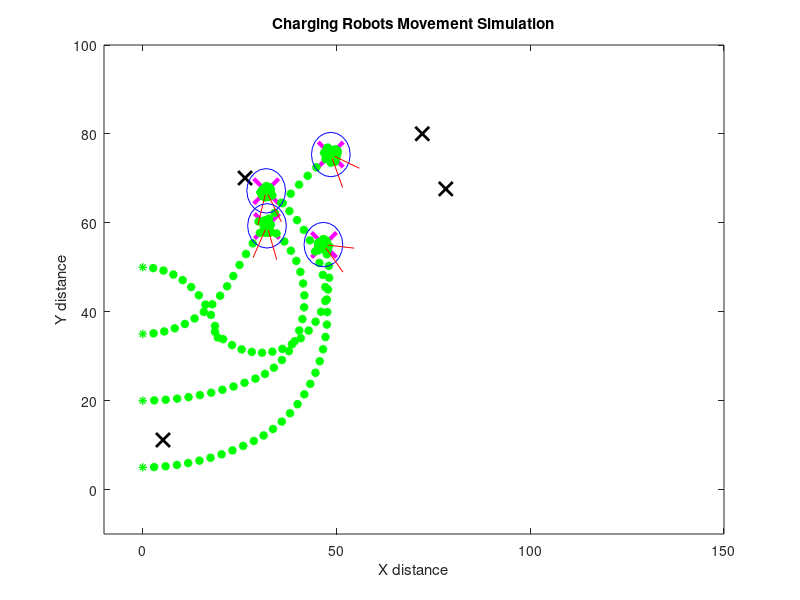

MATLAB code to generate this figure:
% works for four charging robots and four sensor nodes. initial locations for charging robots and sensor nodes are randomized.
% current location and final location are constantly moving and are independent
% current location is constantly finding final location for each iteration until current 
% location is within a specified radius of of the final location. Does not take into account assignment algorithm

%% Initialization

initX = zeros(4,1);
initY = zeros(4,1);
Theta = zeros(4,1);
finalX = zeros(4,1);
finalY = zeros(4,1);
distanceToGoal = zeros(4,1);
vLeft = zeros(4);
vRight = zeros(4);
circ = zeros(1,4);
ang1 = zeros(1,4);
ang2 = zeros(1,4);

%% Parameters
rad = 5;
mag = 8;
wheelDist = 5;
goalRadius = 0.2;
throttle = 127;
slowdown = 0.6;
counter = 0;
t = 0.04; %time driving at these velocities
vmax = throttle*slowdown;
%% Charging Robots
%initial location of four charging robots. randomized. all of them have one orientation
for init=1:4
    initX(init) = 0;
    initY(init) = (rad*init) + 2*rad*(init-1);
    Theta(init) = 0;
end
CurrentLocation = [initX,initY];
CurrentPose = [CurrentLocation Theta];
%% Sensor Node
%initial location of four sensor nodes. randomized. for this program orientation of sensor nodes not important
for fin = 1:4
    finalX(fin) = 5 + 85*rand;
    finalY(fin) = 5 + 85*rand;
end
Goal = [finalX,finalY]
% calculates distance between charging robot and sensor node. 
% charging robot and sensor node are assigned to each other such that charging robot 1 -> sensor node 1, 
% charging robot 2 -> sensor node 2,...
for dist=1:4
    distanceToGoal(dist) = norm(CurrentLocation(dist,:) - Goal(dist,:));
end
plot(Goal(:,1),Goal(:,2),'xk','LineWidth',2,'MarkerSize',10);
%% Draw Robot
hold on
title('Charging Robots Movement Simulation');
xlabel('X distance');
ylabel('Y distance');
xlim([-10 150])
ylim([-10 100])
angs = 0:pi/10:2*pi;
for sim=1:4
    x = CurrentPose(sim,1) + rad*cos(angs);
    y = CurrentPose(sim,2) + rad*sin(angs);
    circ(sim) = plot(x,y,'b');
    angx1 = [CurrentPose(sim,1), CurrentPose(sim,1)+mag*cos(CurrentPose(sim,3)+ pi + pi/8)];
    angy1 = [CurrentPose(sim,2), CurrentPose(sim,2)+mag*sin(CurrentPose(sim,3)+ pi + pi/8)];
    angx2 = [CurrentPose(sim,1), CurrentPose(sim,1)+mag*cos(CurrentPose(sim,3)+ pi - pi/8)];
    angy2 = [CurrentPose(sim,2), CurrentPose(sim,2)+mag*sin(CurrentPose(sim,3)+ pi - pi/8)]; 
    ang1(sim) = plot(angx1,angy1,'r');
    ang2(sim) = plot(angx2,angy2,'r');
    plot(CurrentPose(sim,1),CurrentPose(sim,2),'-*g','LineWidth',1);
end








while ((distanceToGoal(1) > goalRadius) || (distanceToGoal(2) > goalRadius) || (distanceToGoal(3) > goalRadius) || (distanceToGoal(4) > goalRadius)) 
    %% pseudocode
    % distance to goal already calculated
    % calculate required curvature of charging robot to go to Goal
    % charging robot go to location
    % look at updated Goal
    % if Goal is not updated, continue moving towards Goal
    % if Goal is changed, compute distanceToGoal
    counter = counter + 1;
    for bot=1:4
        dx = Goal(bot,1) - CurrentPose(bot,1);
        dy = Goal(bot,2) - CurrentPose(bot,2);
        theta = -(CurrentPose(bot,3) - pi/2);
        tx = dx*cos(theta) - dy*sin(theta);
        ty = dx*sin(theta) + dy*cos(theta);
        if abs(tx) < 0.005*distanceToGoal(bot) && ty > 0
            vRight(bot) = vmax;
            vLeft(bot) = vRight(bot);
            %angVel = 0; %angVel is not necessary for the robots. ignore all instances
        elseif abs(tx) < distanceToGoal(bot) && ty < 0
            if tx > 0
                vLeft(bot) = 1;
                vRight(bot) = -vmax;
                %angVel = (vRight - vLeft) / wheelDist;
            else 
                vLeft(bot) = -vmax;
                vRight(bot) = 1;
                %angVel = (vRight - vLeft) / wheelDist;
            end
        else
            r = distanceToGoal(bot)^2 / (2*abs(tx));
            if tx > 0
                vLeft(bot) = vmax;
                vRight(bot) = vmax*(r - wheelDist/2)/(r + wheelDist/2);
                %angVel = (vRight - vLeft) / wheelDist
            else
                vLeft(bot) = vmax*(r - wheelDist/2)/(r + wheelDist/2);
                vRight(bot) = vmax;
                %angVel = (vRight - vLeft) / wheelDist;
            end
        
        end
        % update location calculation since no camera input
        vSum = vLeft(bot)+vRight(bot);
        vDiff = vRight(bot)-vLeft(bot);
        Theta(bot) = CurrentPose(bot,3) + vDiff*t/wheelDist;
        if(vDiff==0)
            CurrentLocation(bot,1) = vRight(bot)*t*cos(CurrentPose(bot,3)) + CurrentPose(bot,1);
            CurrentLocation(bot,2) = vLeft(bot)*t*sin(CurrentPose(bot,3)) + CurrentPose(bot,2);
        else
            CurrentLocation(bot,1) = CurrentLocation(bot,1) + wheelDist*vSum/(2*vDiff)*(sin((vDiff)*t/wheelDist + CurrentPose(bot,3)) - sin(CurrentPose(bot,3)));
            CurrentLocation(bot,2) = CurrentLocation(bot,2) - wheelDist*vSum/(2*vDiff)*(cos((vDiff)*t/wheelDist + CurrentPose(bot,3)) - cos(CurrentPose(bot,3)));
        end
            
        
        
    end
    
    % should check location of Goal somewhere here. If Goal is the same
    % then continue. If not compute new distanceToGoal
    % The if statements is just a crude method to get Goal to move in different
    % locations. For our purposes, this chunk of code will be replace by a
    % shorter code that gets information about the coordinates of the
    % sensor nodes from the camera
    
    
    CurrentPose = [CurrentLocation Theta]
    pause(0.6)
    delete(circ)
    delete(ang1)
    delete(ang2)
    hold on


    for sim=1:4
        x = CurrentPose(sim,1) + rad*cos(angs);
        y = CurrentPose(sim,2) + rad*sin(angs);
        circ(sim) = plot(x,y,'b');
        angx1 = [CurrentPose(sim,1), CurrentPose(sim,1)+mag*cos(CurrentPose(sim,3)+ pi + pi/8)];
        angy1 = [CurrentPose(sim,2), CurrentPose(sim,2)+mag*sin(CurrentPose(sim,3)+ pi + pi/8)];
        angx2 = [CurrentPose(sim,1), CurrentPose(sim,1)+mag*cos(CurrentPose(sim,3)+ pi - pi/8)];
        angy2 = [CurrentPose(sim,2), CurrentPose(sim,2)+mag*sin(CurrentPose(sim,3)+ pi - pi/8)]; 
        ang1(sim) = plot(angx1,angy1,'r');
        ang2(sim) = plot(angx2,angy2,'r');
        plot(CurrentPose(sim,1),CurrentPose(sim,2),'-*g','LineWidth',2);
    end
    
    
        

      
       
     
        if counter == 10 
            for new = 1:4
                finalX(new) = 5 + 85*rand;
                finalY(new) = 5 + 85*rand;
            end
            Goal = [finalX, finalY];
            plot(Goal(:,1),Goal(:,2),'mx','LineWidth',3,'MarkerSize',18);
        end
        
        
       for len=1:4
            distanceToGoal(len) = norm(CurrentPose(len,1:2) - Goal(len,:)) % this is necessary
       end
   
    
end


